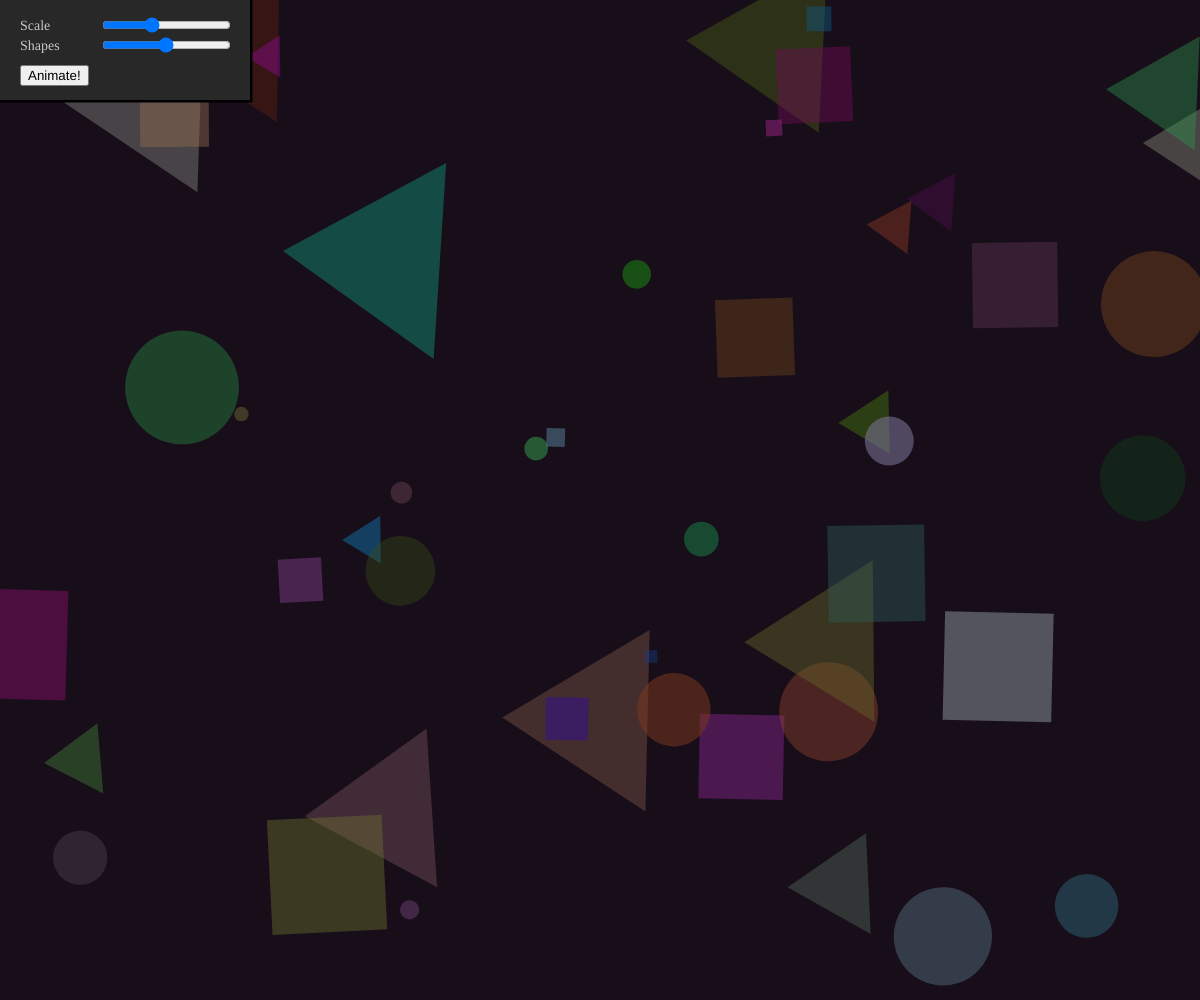
Frame 1 (no input)
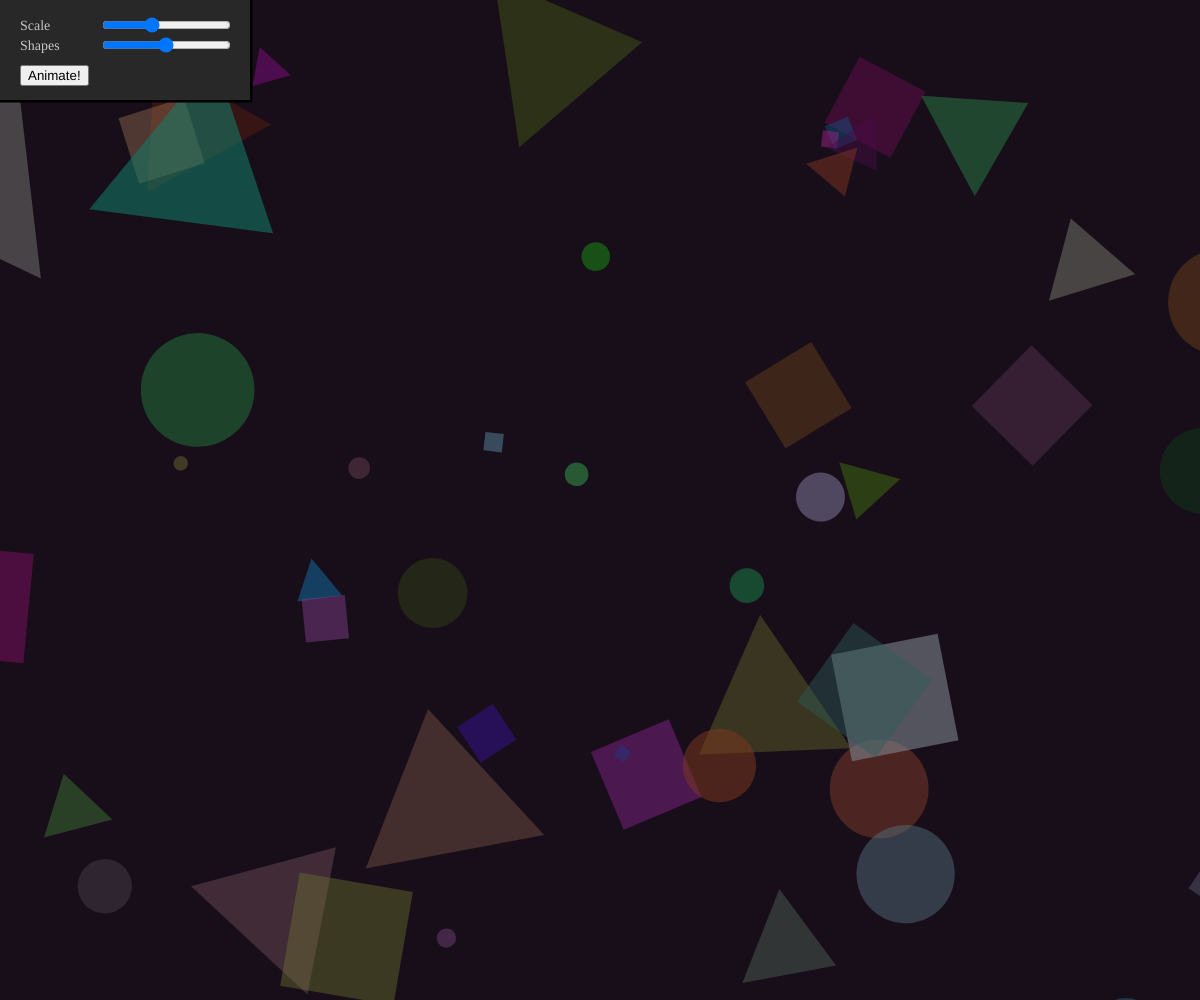
Frame 60 (no input)
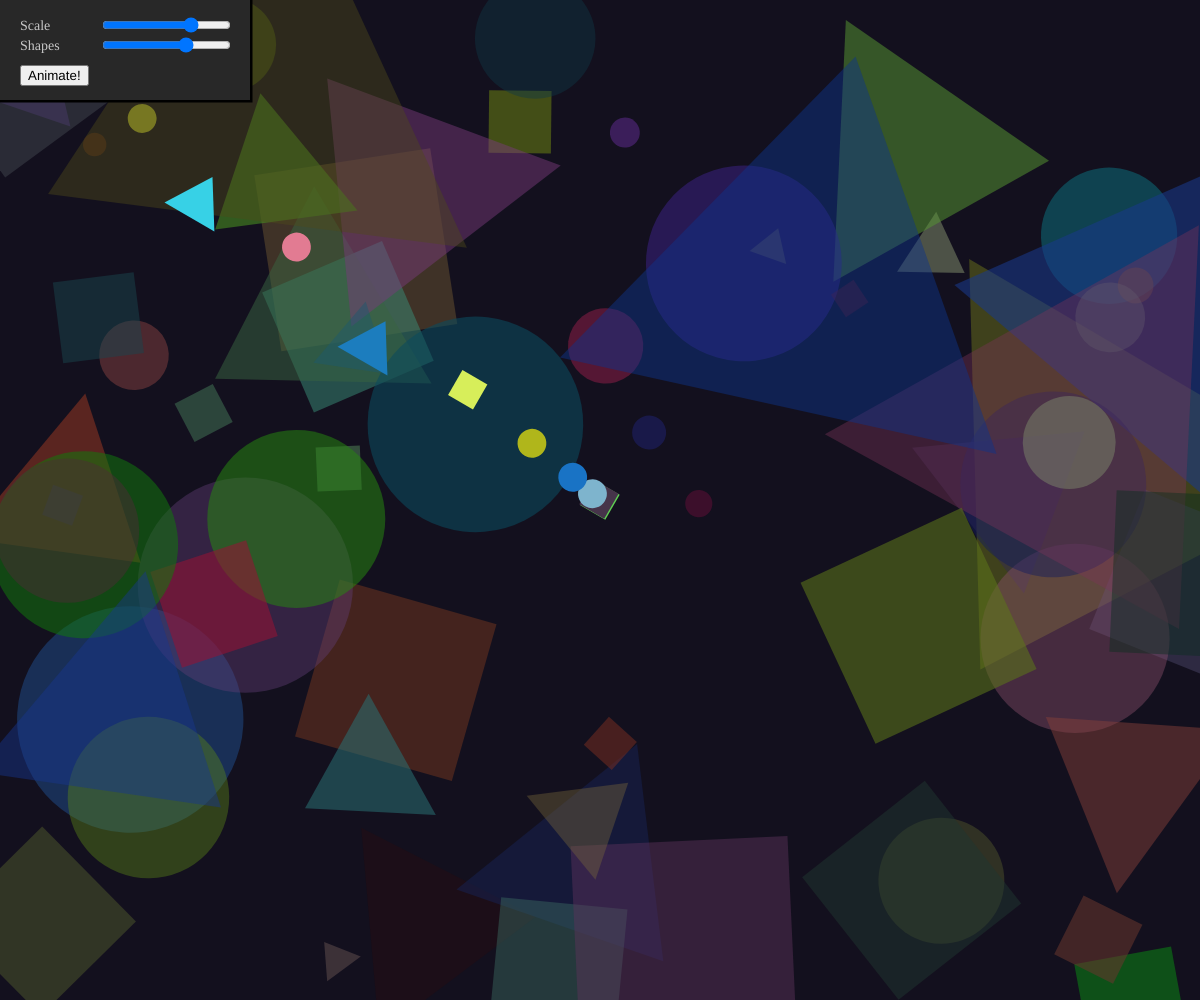
Frame 120 (the mouse pressed at the canvas centre since frame 60)

The p5.js sketch that drew these frames (run headless with seeded random() and noise() and a simulated clock; from frame 60 on, the mouse is pressed at the canvas centre):

// p5.js sketch
// ── sketch.js
let xRes = window.innerWidth;
let yRes = window.innerHeight;

let bc,
		shapes,
		elems, numElems,
		controlWindowWidth, controlWindowHeight;

var elemPosNoiseCounter,
		scaleSlider, shapesSlider, resetButton,
		animateScale, animateScaleBtn,
		myTail;

function setup() {
	createCanvas(xRes, yRes);
	rectMode(CENTER);
	ellipseMode(CENTER);

	bc = createVector(random(10, 30), random(10, 30), random(10, 30));
	shapes = ['circle', 'triangle', 'square'];
	elems = [];
	numElems = 100;
	elemPosNoiseCounter = 0.0;
	controlWindowWidth = 500;
	controlWindowHeight = 200;
	animateScale = false;
	myTail = new Tail(10);

	setupControls();

	for (var i = 0; i < numElems; i += 1) {
		e = new Elem;
		elems.push(e)
	}
}

function setupControls() {
	setupScaleSlider(75);
	setupShapeSlider(numElems/2);
	setupAnimateBtn("Animate!");
}

function setupScaleSlider(defaultVal) {
	if (typeof scaleSlider != 'undefined') scaleSlider.remove();

	scaleSlider = createSlider(0, 200, defaultVal);
	scaleSlider.position(100, 15);
}

function setupShapeSlider(defaultVal) {
	if (typeof shapesSlider != 'undefined') shapesSlider.remove();

	shapesSlider = createSlider(1, numElems, defaultVal);
	shapesSlider.position(100, 35);
}

function setupAnimateBtn(txt) {
	animateScaleBtn = createButton(txt);
	animateScaleBtn.position(20, 65);
	animateScaleBtn.mousePressed(function(){
		animateScaleBtn.remove();
		animateScale = !animateScale;
		if(animateScale) setupAnimateBtn("Stop!");
		else setupAnimateBtn("Animate!");
	})
}

function draw () {
	myTail.update();
	background(color(bc.x, bc.y, bc.z));

	for (var i = 0; i < shapesSlider.value(); i += 1) elems[i].display();

	controls();
	drawCursor();
	animate();
}

function mousePressed() {
	if (!isMouseInsideControlWindow()) {
		bc = createVector(random(10, 50), random(10, 50), random(10, 50));

		setupScaleSlider(Math.floor(random(20,180)));
		setupShapeSlider(Math.floor(random(10,numElems - 10)));
		for (var i = 0; i < shapesSlider.value(); i += 1) elems[i].reset();
	}
}

function controls() {
	push();
	fill(0);
	rect(0, 0, controlWindowWidth + 5, controlWindowHeight + 5);
	fill(40);
	rect(0, 0, controlWindowWidth, controlWindowHeight);
	textSize(14);
	fill(200);
	textFont("Georgia");
	text("Scale ", 20, 30);
	text("Shapes ", 20, 50);
	pop();
}

function drawCursor() {
	if (isMouseInsideControlWindow()) {
		cursor(HAND);
	} else {
		noCursor();
		push();
		myTail.draw();
		pop();
	}
}

function animate() {
	sinVal = (sin(frameCount / 20) + 1) / 2
	if(animateScale) {
		setupScaleSlider(200 * sinVal);
	}
}

function isMouseInsideControlWindow() {
	return mouseX * 2 < controlWindowWidth && mouseY * 2 < controlWindowHeight;
}

function Elem() {
	this.reset = function() {
		this.x = random(10, xRes-10);
	  this.y = random(10, yRes-10);
		this.xDir = 1;
		this.yDir = 1;
		this.rotSpeed = random(-5, 5);
		this.size = random(5, 80);
	  this.color = randomColor();
		this.shape = randomShape();
	}

	this.reset();

	this.display = function() {
		noStroke();
    fill(this.color);

		push();
		translate(this.x, this.y);
		rotate(this.rotSpeed * radians(frameCount));
		translate(this.x / (10 * this.rotSpeed), this.y / (10 * this.rotSpeed));
		scale(scaleSlider.value() / 50);

		if (this.shape == 'triangle')
	    triangle(0, 0, this.size * 1.6, -this.size, this.size * 1.6,  this.size);
		else if (this.shape == 'circle')
			ellipse(0, 0, this.size);
		else
			rect(0, 0, this.size, this.size);

		pop();

		elemPosNoiseCounter += 0.01;

		this.x += noise(elemPosNoiseCounter) / 10 * this.xDir;
		this.y += noise(elemPosNoiseCounter) / 10 * this.yDir;

		dirChangeAt = 0.05;
		if(random(0, 1) < dirChangeAt) this.xDir *= -1;
		if(random(0, 1) < dirChangeAt) this.yDir *= -1;
  }
}

function Tail(n) {
  this.n = n;
  this.pos = [];
	this.shapes = [];
	this.colors = [];
  for (var i = 0; i < this.n; i++) {
    append(this.pos, createVector(0, 0));
		append(this.shapes, randomShape());
		append(this.colors, randomColor(255, 255));
  }
}

Tail.prototype.update = function(){
  this.pos[0] = createVector(mouseX, mouseY);
  for(var i = 1; i < this.n; i++) {
    this.pos[i] = p5.Vector.lerp(this.pos[i], this.pos[i-1], 0.1);
  }
}

Tail.prototype.draw = function(){
  noStroke();
  randomSeed(23);

  for (var i = 0; i < this.n; i++) {
		shape = this.shapes[i];
		x = this.pos[i].x;
		y = this.pos[i].y;
		size = 20;

		push();
		translate(x, y);
		rotate(4 * radians(frameCount));
		scale(scaleSlider.value() / 100);
		translate(-x, -y);

    fill(this.colors[i]);
		if (shape == 'triangle')
	    triangle(x, y, x + size * 1.6, y - size, x + size * 1.6,  y + size);
		else if (shape == 'circle')
			ellipse(x, y, size);
		else
			rect(x, y, size, size);
		pop();
  }
}

function randomColor(max = 150, alpha = random(100, 150)) {
	return color(random(10, max), random(10, max), random(10, max), alpha);
}

function randomShape() {
	return shapes[Math.floor(Math.random()*shapes.length)];
}
